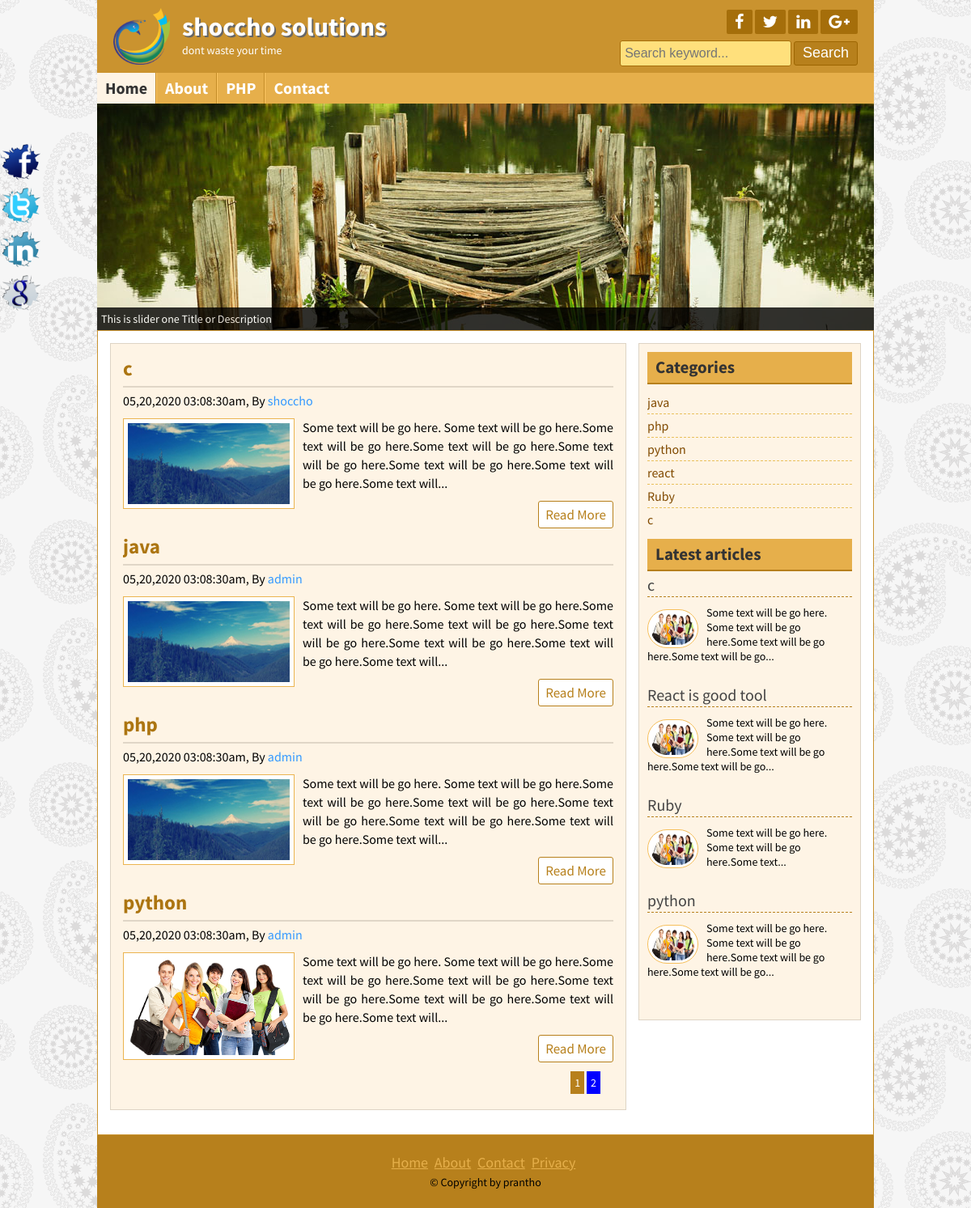
The page / on the database its author committed.
### tables this page shows
CREATE TABLE `slogan` (
  `id` int(11) NOT NULL,
  `sloga` varchar(255) NOT NULL,
  `des` varchar(255) NOT NULL,
  `img` varchar(100) NOT NULL
);

CREATE TABLE `social` (
  `id` int(11) NOT NULL,
  `Facebook` varchar(255) NOT NULL,
  `Twitter` varchar(255) NOT NULL,
  `LinkedIn` varchar(255) NOT NULL,
  `Google` varchar(255) NOT NULL
);

CREATE TABLE `pages` (
  `id` int(11) NOT NULL,
  `nav` varchar(30) NOT NULL,
  `title` varchar(30) NOT NULL,
  `post` text NOT NULL,
  `time` timestamp NOT NULL DEFAULT current_timestamp()
);

CREATE TABLE `post` (
  `postid` int(11) NOT NULL,
  `catid` int(11) NOT NULL,
  `Title` varchar(255) NOT NULL,
  `post` text NOT NULL,
  `author` varchar(100) NOT NULL,
  `Image` varchar(255) NOT NULL DEFAULT 'post2.png',
  `time` timestamp NOT NULL DEFAULT current_timestamp()
);

CREATE TABLE `category` (
  `catid` int(11) NOT NULL,
  `category` varchar(255) NOT NULL
);

CREATE TABLE `footer` (
  `id` int(11) NOT NULL,
  `copy` varchar(255) NOT NULL
);

### lib/Database.php (called while the page is built, shortened)
<?php
class database{
    public function __construct(){
        $this->link =mysqli_connect('localhost','root','','blog') or die("error is:".mysqli_error($this->link));
    }
    public function select($data){
       $sel = mysqli_query($this->link,$data);
       if($sel){
         return $sel;
       }
    }
}
?>

### helpers/help.php (called while the page is built, shortened)
<?php
 class help{
    public function date($date){
       $d= date("m,d,Y h:i:sa",strtotime($date));
       return $d;
    }
    public function read($data,$limit){
        $data=substr($data,0,$limit);
        $data=substr($data,0,strrpos($data,' ')) .'...';
        return $data;
    }
 }

### index.php (the view)
<?php include 'inc/header.php'; ?>
<?php include 'inc/slider.php'; ?>
	<div class="contentsection contemplete clear">
		<div class="maincontent clear">
		<?php
			if(isset($_GET['page'])){
				$p =$_GET['page'];
				}else{
					$p=1;
				}
		?>
		<?php
		$limit=4;
		$offset=($p-1)*$limit;
		$select="SELECT * FROM `post` LIMIT $offset,$limit";
		$query = $db->select($select);
		while($row= mysqli_fetch_assoc($query)){?>
			<div class="samepost clear">
				<h2><a href=""><?php echo $row['Title'];?></a></h2>
				<h4><?php echo $help->date($row['time']);?>, By <a href="#"><?php echo $row['author'];?></a></h4>
				 <a href="#"><img src="images/<?php echo $row['Image'];?>" alt="post image"/></a>
				<p>
					<?php echo $help->read($row['post'],200);?>
				</p>
				<div class="readmore clear">
					<a href="post.php?id=<?php echo urlencode($row['postid']);?>">Read More</a>
				</div>
			</div>
		<?php
		};
		?>
		<div class="pagination">
		<?php
		$sel="SELECT * FROM `post`";
		$sele = $db->select($sel);
		$num = mysqli_num_rows($sele);
		$page = ceil($num/$limit);
		for($i=1;$i<=$page;$i++){?>
			<a href="?page=<?php echo $i; ?>" class="page
			<?php
			if($p==$i){
				echo'active';
			}
			?>
			"><?php echo $i; ?></a>
			<?php
		}
		?>
		</div>
		</div>
<?php include 'inc/sidebar.php'; ?>
<?php include 'inc/footer.php'; ?>

### inc/header.php (shortened to what this page needs)
<!DOCTYPE html>
<html>
<head>
	<link rel="stylesheet" href="font-awesome-4.5.0/css/font-awesome.css">
	<link rel="stylesheet" href="css/nivo-slider.css" type="text/css" media="screen" />
	<link rel="stylesheet" href="style.css">
</head>
<body>
	<?php
	include "lib/Database.php";
	include "helpers/help.php";
	$help = new help();
	$db = new database();
	?>
	<div class="headersection templete clear">
		<a href="#">
			<div class="logo">
				<?php
				$select = "SELECT * FROM `slogan`";
				$query = $db->select($select);
				while ($row = mysqli_fetch_assoc($query)) { ?>
					<img src="images/<?php echo $row['img']; ?>" alt="Logo" />
					<h2><?php echo $row['sloga']; ?></h2>
					<p><?php echo $row['des']; ?></p>
				<?php
				}
				?>
			</div>
		</a>
		<div class="social clear">
			<div class="icon clear">
				<?php
				$select = "SELECT * FROM `social`";
				$query = $db->select($select);
				while ($row = mysqli_fetch_assoc($query)) { ?>
					<a href="<?php echo $row['Facebook']; ?>" target="_blank"><i class="fa fa-facebook"></i></a>
					<a href="<?php echo $row['Twitter']; ?>" target="_blank"><i class="fa fa-twitter"></i></a>
					<a href="<?php echo $row['LinkedIn']; ?>" target="_blank"><i class="fa fa-linkedin"></i></a>
					<a href="<?php echo $row['Google']; ?>" target="_blank"><i class="fa fa-google-plus"></i></a>
				<?php
				};
				?>
			</div>
			<div class="searchbtn clear">
				<form action="search.php" method="post">
					<input type="text" name="search" placeholder="Search keyword..." />
					<input type="submit" name="submit" value="Search" />
				</form>
			</div>
		</div>
	</div>
	<div class="navsection templete">
		<ul>
			<li><a id="active" href="index.php">Home</a></li>
			<?php
			$select = "SELECT * FROM pages";
			$query = $db->select($select);
			while ($page = mysqli_fetch_array($query)) { ?>
				<li><a href="common.php?id=<?php echo $page['id']; ?>"><?php echo $page['nav']; ?></a></li>
			<?php
			}
			?>
			<li><a href="contact.php">Contact</a></li>
		</ul>
	</div>

### inc/slider.php (shortened to what this page needs)
<div class="slidersection templete clear">
        <div id="slider">
            <a href="#"><img src="images/slideshow/01.jpg" alt="nature 1" title="This is slider one Title or Description" /></a>
        </div>
</div>

### inc/sidebar.php
<div class="sidebar clear">
	<div class="samesidebar clear">
		<h2>Categories</h2>
		<ul>
			<?php
			$select = "SELECT * FROM `category` ORDER BY catid";
			$query = $db->select($select);
			while ($row = mysqli_fetch_assoc($query)) { ?>
				<li><a href="category.php?id=<?php echo $row['catid']; ?>"><?php echo $row['category']; ?></a></li>
			<?php
			};
			?>
		</ul>
	</div>
	<div class="samesidebar clear">
		<h2>Latest articles</h2>
		<?php
		$select = "SELECT * FROM `post` ORDER BY postid DESC Limit 4";
		$query = $db->select($select);
		while ($row = mysqli_fetch_assoc($query)) { ?>
			<div class="popular clear">
				<h3><a href="post.php?id=<?php echo $row['postid']; ?>"><?php echo $row['Title']; ?></a></h3>
				<a href="post.php?id=<?php echo $row['postid']; ?>"><img src="images/<?php echo $row['Image']; ?>" alt="post image" /></a>
				<p><?php echo $help->read($row['post'], 100); ?></p>
			</div>
		<?php
		};
		?>
	</div>
</div>
</div>

### inc/footer.php (shortened to what this page needs)
<div class="footersection templete clear">
	  <div class="footermenu clear">
		<ul>
			<li><a href="#">Home</a></li>
			<li><a href="#">About</a></li>
			<li><a href="#">Contact</a></li>
			<li><a href="#">Privacy</a></li>
		</ul>
	  </div>
	 		 <?php
				$select="SELECT * FROM `footer`";
				$query = $db->select($select);
				while($row= mysqli_fetch_assoc($query)){?>
					<p><?php echo $row['copy'];?></p>
				<?php
				}
				?>
	</div>
	<div class="fixedicon clear">
		<a href="http://www.facebook.com"><img src="images/fb.png" alt="Facebook"/></a>
		<a href="http://www.twitter.com"><img src="images/tw.png" alt="Twitter"/></a>
		<a href="http://www.linkedin.com"><img src="images/in.png" alt="LinkedIn"/></a>
		<a href="http://www.google.com"><img src="images/gl.png" alt="GooglePlus"/></a>
	</div>
</body>
</html>

### css/nivo-slider.css (style rules this page uses)
.nivoSlider { position:relative; }
.nivoSlider a.nivo-imageLink { position:absolute; top:0px; left:0px; width:100%; height:100%; border:0; padding:0; margin:0; z-index:60; display:none; }

### inc/header.php (style rules this page uses)
.page { padding: 5px !important; text-decoration: none; height: 20px; width: 20px; background: blue; color: white; }
.pagination { float: right; margin: 1rem; }
.active { background: #b7801c; }

### rows shown on the page
slogan: img (picture), sloga "shoccho solutions", des "dont waste your time"
pages: nav "About"
pages: nav "PHP"
post: Title "c", time "05,20,2020 03:08:30am", author "shoccho", Image (picture), post "Some text will be go here. Some text will be go here.Some text will be go here.Some text will be go here.Some text will be go here.Some text will be go here.Some text will be go here.Some text will..."
post: Title "java", time "05,20,2020 03:08:30am", author "admin", Image (picture), post "Some text will be go here. Some text will be go here.Some text will be go here.Some text will be go here.Some text will be go here.Some text will be go here.Some text will be go here.Some text will..."
post: Title "php", time "05,20,2020 03:08:30am", author "admin", Image (picture), post "Some text will be go here. Some text will be go here.Some text will be go here.Some text will be go here.Some text will be go here.Some text will be go here.Some text will be go here.Some text will..."
post: Title "python", time "05,20,2020 03:08:30am", author "admin", Image (picture), post "Some text will be go here. Some text will be go here.Some text will be go here.Some text will be go here.Some text will be go here.Some text will be go here.Some text will be go here.Some text will...", post "Some text will be go here. Some text will be go here.Some text will be go here.Some text will be go..."
category: category "java"
category: category "php"
category: category "python"
category: category "react"
category: category "Ruby"
category: category "c"
post: Title "c", Image (picture), post "Some text will be go here. Some text will be go here.Some text will be go here.Some text will be go..."
post: Title "React is good tool", Image (picture), post "Some text will be go here. Some text will be go here.Some text will be go here.Some text will be go..."
post: Title "Ruby", Image (picture), post "Some text will be go here. Some text will be go here.Some text..."
footer: copy "© Copyright by prantho"
